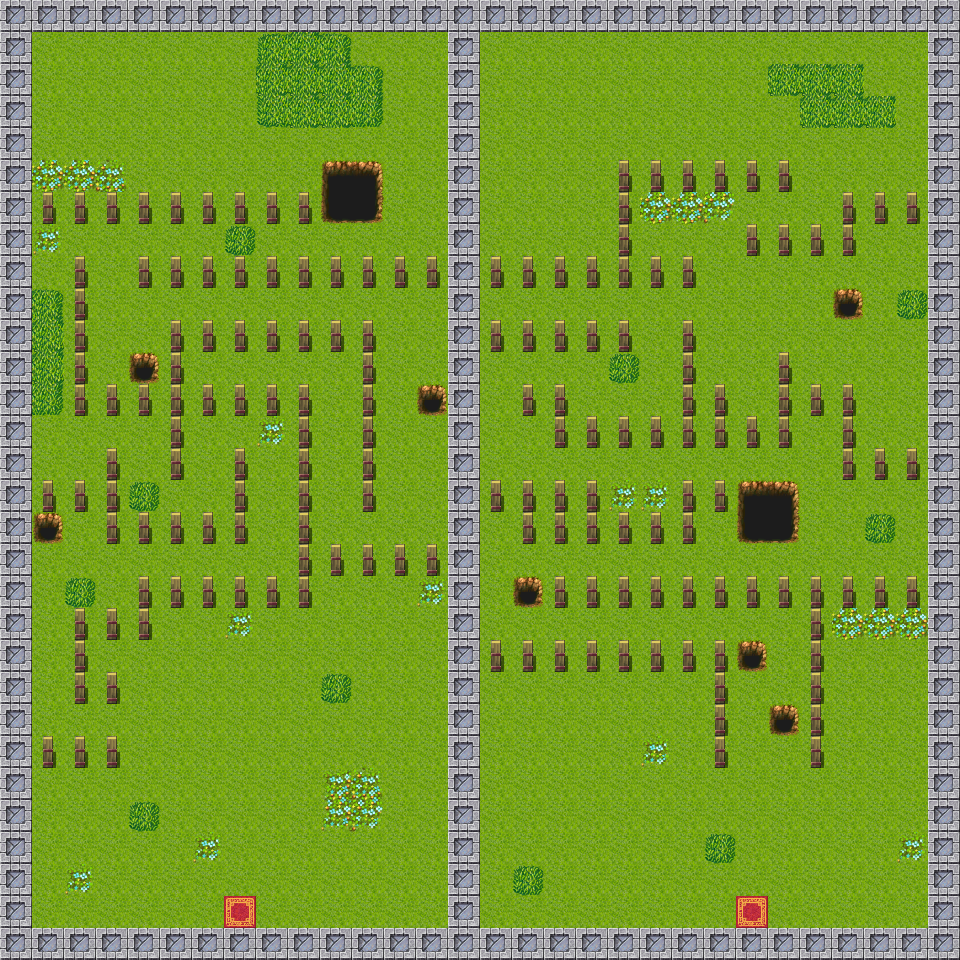

A 2D game scene composited from a Tiled map and its tileset images. What follows is a short description and the map's XML, with each tile layer's data collapsed to a summary:
An orthogonal 30x30 tile map with 32x32 px tiles, 4 tile layers (background, holes, walls, end).

<map version="1.5" tiledversion="1.7.2" orientation="orthogonal" renderorder="right-down" width="30" height="30" tilewidth="32" tileheight="32" infinite="0" nextlayerid="5" nextobjectid="1">
 <tileset firstgid="1" source="../textures.tsx" />
 <layer id="1" name="background" width="30" height="30">
  <data>[900 cells, 900 non-empty, 11 distinct tile ids]</data>
 </layer>
 <layer id="3" name="holes" width="30" height="30">
  <data>[900 cells, 17 non-empty, 6 distinct tile ids]</data>
 </layer>
 <layer id="2" name="walls" width="30" height="30">
  <data>[900 cells, 314 non-empty, 2 distinct tile ids]</data>
 </layer>
 <layer id="4" name="end" width="30" height="30">
  <data>[900 cells, 14 non-empty, 7 distinct tile ids]</data>
 </layer>
</map>
